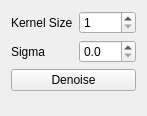
              <widget class="QWidget" name="gaussianFilter">
               <property name="geometry">
                <rect>
                 <x>0</x>
                 <y>0</y>
                 <width>141</width>
                 <height>116</height>
                </rect>
               </property>
               <attribute name="label">
                <string>Gaussian Filter</string>
               </attribute>
               <layout class="QFormLayout" name="formLayout_6">
                <item row="0" column="0">
                 <widget class="QLabel" name="label_4">
                  <property name="text">
                   <string>Kernel Size</string>
                  </property>
                 </widget>
                </item>
                <item row="0" column="1">
                 <widget class="QSpinBox" name="spnGaussian">
                  <property name="minimum">
                   <number>1</number>
                  </property>
                 </widget>
                </item>
                <item row="1" column="0">
                 <widget class="QLabel" name="label_5">
                  <property name="text">
                   <string>Sigma</string>
                  </property>
                 </widget>
                </item>
                <item row="1" column="1">
                 <widget class="QDoubleSpinBox" name="spnSigma">
                  <property name="decimals">
                   <number>1</number>
                  </property>
                  <property name="singleStep">
                   <double>0.100000000000000</double>
                  </property>
                  <property name="stepType">
                   <enum>QAbstractSpinBox::StepType::AdaptiveDecimalStepType</enum>
                  </property>
                 </widget>
                </item>
                <item row="2" column="0" colspan="2">
                 <widget class="QPushButton" name="btnGaussianDenoise">
                  <property name="text">
                   <string>Denoise</string>
                  </property>
                 </widget>
                </item>
               </layout>
              </widget>
